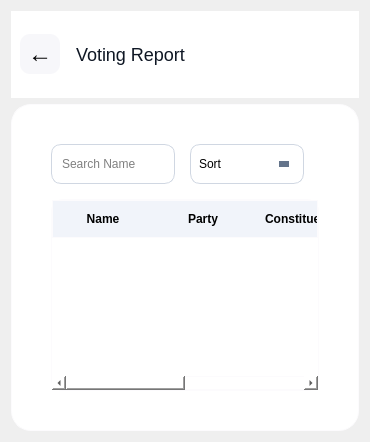
      <widget class="QWidget" name="page9">
       <layout class="QGridLayout" name="gridLayout_15">
        <item row="0" column="0">
         <widget class="QFrame" name="topBar9">
          <property name="sizePolicy">
           <sizepolicy hsizetype="Preferred" vsizetype="Preferred">
            <horstretch>0</horstretch>
            <verstretch>0</verstretch>
           </sizepolicy>
          </property>
          <property name="minimumSize">
           <size>
            <width>0</width>
            <height>87</height>
           </size>
          </property>
          <property name="styleSheet">
           <string notr="true">background-color: rgb(255, 255, 255);
</string>
          </property>
          <layout class="QHBoxLayout" name="horizontalLayout_3">
           <item alignment="Qt::AlignmentFlag::AlignVCenter">
            <widget class="QPushButton" name="backBtn9">
             <property name="sizePolicy">
              <sizepolicy hsizetype="Expanding" vsizetype="Expanding">
               <horstretch>0</horstretch>
               <verstretch>0</verstretch>
              </sizepolicy>
             </property>
             <property name="minimumSize">
              <size>
               <width>40</width>
               <height>40</height>
              </size>
             </property>
             <property name="maximumSize">
              <size>
               <width>40</width>
               <height>40</height>
              </size>
             </property>
             <property name="sizeIncrement">
              <size>
               <width>40</width>
               <height>40</height>
              </size>
             </property>
             <property name="font">
              <font>
               <family>Segoe UI</family>
               <pointsize>18</pointsize>
               <bold>false</bold>
              </font>
             </property>
             <property name="styleSheet">
              <string notr="true">QPushButton {
border-radius: 10px;
  background: rgb(247, 247, 250);;
}

QPushButton:hover {
   background: rgba(0,0,0,0.04);
}

QPushButton:pressed {
    background: rgb(222, 226, 236)
}
</string>
             </property>
             <property name="text">
              <string>←</string>
             </property>
            </widget>
           </item>
           <item alignment="Qt::AlignmentFlag::AlignVCenter">
            <widget class="QLabel" name="label9">
             <property name="font">
              <font>
               <family>Segoe UI</family>
               <pointsize>-1</pointsize>
               <italic>false</italic>
               <bold>false</bold>
              </font>
             </property>
             <property name="styleSheet">
              <string notr="true">color: #0f1724; /* dark slate */
  padding-left: 6px;
font: 18px;</string>
             </property>
             <property name="text">
              <string>Voting Report</string>
             </property>
            </widget>
           </item>
          </layout>
         </widget>
        </item>
        <item row="1" column="0">
         <widget class="QWidget" name="backCard9" native="true">
          <property name="sizePolicy">
           <sizepolicy hsizetype="Expanding" vsizetype="MinimumExpanding">
            <horstretch>1</horstretch>
            <verstretch>1</verstretch>
           </sizepolicy>
          </property>
          <property name="minimumSize">
           <size>
            <width>0</width>
            <height>70</height>
           </size>
          </property>
          <property name="maximumSize">
           <size>
            <width>16777215</width>
            <height>16777215</height>
           </size>
          </property>
          <property name="styleSheet">
           <string notr="true">background-color: rgb(255, 255, 255);
border-radius: 20px;
border: 1px solid rgb(252, 251, 253);</string>
          </property>
          <layout class="QGridLayout" name="gridLayout_14">
           <property name="leftMargin">
            <number>40</number>
           </property>
           <property name="topMargin">
            <number>40</number>
           </property>
           <property name="rightMargin">
            <number>40</number>
           </property>
           <property name="bottomMargin">
            <number>40</number>
           </property>
           <property name="spacing">
            <number>15</number>
           </property>
           <item row="2" column="0" colspan="3">
            <widget class="QTableWidget" name="tableWidget9">
             <property name="styleSheet">
              <string notr="true">QTableWidget {
    background: white;
    border-radius: 12px;
}

QHeaderView::section {
    background-color: #f1f4fa;
    padding: 10px;
    border: none;
    font-weight: bold;
}

QTableWidget::item {
    padding: 10px;
}

QScrollBar:vertical {
    background: transparent;
    width: 10px;
    margin: 0px;
    border-radius: 5px;
}

QScrollBar::handle:vertical {
    background: rgba(120, 130, 150, 0.4); /* subtle modern handle */
    min-height: 30px;
    border-radius: 5px;
}

QScrollBar::handle:vertical:hover {
    background: rgba(120, 130, 150, 0.6); /* hover effect */
}

QScrollBar::add-line:vertical,
QScrollBar::sub-line:vertical {
    background: transparent;
    height: 0px;
}

QScrollBar::add-page:vertical,
QScrollBar::sub-page:vertical {
    background: transparent;
}

/* Horizontal ScrollBar (if needed) */
QScrollBar:horizontal {
    background: transparent;
    height: 10px;
    border-radius: 5px;
}

QScrollBar::handle:horizontal {
    background: rgba(120, 130, 150, 0.4);
    min-width: 30px;
    border-radius: 5px;
}

QScrollBar::handle:horizontal:hover {
    background: rgba(120, 130, 150, 0.6);
}

QScrollBar::add-line:horizontal,
QScrollBar::sub-line:horizontal {
    background: transparent;
    width: 0px;
}

QScrollBar::add-page:horizontal,
QScrollBar::sub-page:horizontal {
    background: transparent;
}
</string>
             </property>
             <property name="sizeAdjustPolicy">
              <enum>QAbstractScrollArea::SizeAdjustPolicy::AdjustIgnored</enum>
             </property>
             <property name="editTriggers">
              <set>QAbstractItemView::EditTrigger::NoEditTriggers</set>
             </property>
             <property name="alternatingRowColors">
              <bool>true</bool>
             </property>
             <property name="selectionBehavior">
              <enum>QAbstractItemView::SelectionBehavior::SelectRows</enum>
             </property>
             <property name="showGrid">
              <bool>false</bool>
             </property>
             <property name="gridStyle">
              <enum>Qt::PenStyle::DashLine</enum>
             </property>
             <property name="columnCount">
              <number>4</number>
             </property>
             <attribute name="horizontalHeaderVisible">
              <bool>true</bool>
             </attribute>
             <attribute name="horizontalHeaderCascadingSectionResizes">
              <bool>false</bool>
             </attribute>
             <attribute name="horizontalHeaderDefaultSectionSize">
              <number>100</number>
             </attribute>
             <attribute name="horizontalHeaderHighlightSections">
              <bool>true</bool>
             </attribute>
             <attribute name="horizontalHeaderShowSortIndicator" stdset="0">
              <bool>false</bool>
             </attribute>
             <attribute name="horizontalHeaderStretchLastSection">
              <bool>true</bool>
             </attribute>
             <attribute name="verticalHeaderVisible">
              <bool>false</bool>
             </attribute>
             <attribute name="verticalHeaderDefaultSectionSize">
              <number>55</number>
             </attribute>
             <attribute name="verticalHeaderStretchLastSection">
              <bool>false</bool>
             </attribute>
             <column>
              <property name="text">
               <string>Name</string>
              </property>
             </column>
             <column>
              <property name="text">
               <string>Party</string>
              </property>
             </column>
             <column>
              <property name="text">
               <string>Constituency</string>
              </property>
             </column>
             <column>
              <property name="text">
               <string>Total Vote</string>
              </property>
             </column>
            </widget>
           </item>
           <item row="1" column="1">
            <widget class="QComboBox" name="comboBox9">
             <property name="sizePolicy">
              <sizepolicy hsizetype="Preferred" vsizetype="Preferred">
               <horstretch>0</horstretch>
               <verstretch>0</verstretch>
              </sizepolicy>
             </property>
             <property name="minimumSize">
              <size>
               <width>0</width>
               <height>40</height>
              </size>
             </property>
             <property name="styleSheet">
              <string notr="true">QComboBox {
    border: 1px solid #d0d7e2;
    border-radius: 10px;
    padding: 8px 32px 8px 8px;
    background: white;
}

/* Remove drop-down box completely */
QComboBox::drop-down {
    subcontrol-origin: padding;
    subcontrol-position: top right;
    width: 28px;
    border: none;
    background: transparent;
}

/* Triangle arrow only */
QComboBox::down-arrow {
    width: 0;
    height: 0;
    border-left: 5px solid transparent;
    border-right: 5px solid transparent;
    border-top: 6px solid #64748b;
    margin-right: 10px;
}

QComboBox:hover {
    border: 1px solid rgba(208, 215, 240, 0.7);   /* hover border color */
    background: rgba(242, 245, 253, 0.7);       /* slight hover background */
}</string>
             </property>
             <property name="placeholderText">
              <string>Sort</string>
             </property>
            </widget>
           </item>
           <item row="1" column="0">
            <widget class="QLineEdit" name="lineEdit9">
             <property name="minimumSize">
              <size>
               <width>0</width>
               <height>40</height>
              </size>
             </property>
             <property name="styleSheet">
              <string notr="true">QLineEdit{
   border: 1px solid #d0d7e2;
    border-radius: 10px;
    padding: 8px;
    background: white;
}

QLineEdit:hover {
    border: 1px solid rgba(208, 215, 240, 0.7);   /* hover border color */
    background: rgba(242, 245, 253, 0.7);       /* slight hover background */
}
</string>
             </property>
             <property name="placeholderText">
              <string>Search Name</string>
             </property>
            </widget>
           </item>
          </layout>
         </widget>
        </item>
       </layout>
      </widget>
